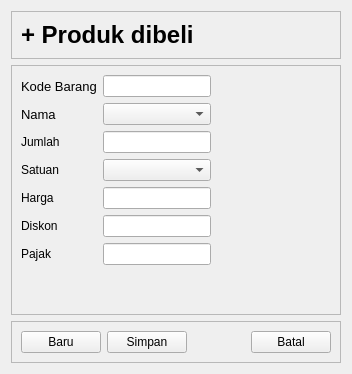
             <widget class="QWidget" name="st_Pembelian_OrderPembelian_TambahProduk">
              <layout class="QVBoxLayout" name="verticalLayout_19">
               <item>
                <widget class="QFrame" name="fr_Pembelian_OrderPembelian_TambahProduk_Judul">
                 <property name="sizePolicy">
                  <sizepolicy hsizetype="Preferred" vsizetype="Maximum">
                   <horstretch>0</horstretch>
                   <verstretch>0</verstretch>
                  </sizepolicy>
                 </property>
                 <property name="frameShape">
                  <enum>QFrame::StyledPanel</enum>
                 </property>
                 <property name="frameShadow">
                  <enum>QFrame::Raised</enum>
                 </property>
                 <layout class="QGridLayout" name="gridLayout_5">
                  <item row="0" column="0">
                   <widget class="QLabel" name="lb_Pembelian_OrderPembelian_TambahProduk_Judul">
                    <property name="sizePolicy">
                     <sizepolicy hsizetype="Preferred" vsizetype="Maximum">
                      <horstretch>0</horstretch>
                      <verstretch>0</verstretch>
                     </sizepolicy>
                    </property>
                    <property name="font">
                     <font>
                      <pointsize>18</pointsize>
                      <weight>75</weight>
                      <bold>true</bold>
                     </font>
                    </property>
                    <property name="text">
                     <string>+ Produk dibeli</string>
                    </property>
                   </widget>
                  </item>
                 </layout>
                </widget>
               </item>
               <item>
                <widget class="QFrame" name="fr_Pembelian_OrderPembelian_TambahProduk_Input">
                 <property name="frameShape">
                  <enum>QFrame::StyledPanel</enum>
                 </property>
                 <property name="frameShadow">
                  <enum>QFrame::Raised</enum>
                 </property>
                 <layout class="QGridLayout" name="gridLayout_6">
                  <item row="2" column="1">
                   <widget class="QLineEdit" name="le_Pembelian_OrderPembelian_TambahProduk_Input_Jumlah"/>
                  </item>
                  <item row="1" column="0">
                   <widget class="QLabel" name="lb_Pembelian_OrderPembelian_TambahProduk_Input_Nama">
                    <property name="font">
                     <font>
                      <pointsize>10</pointsize>
                     </font>
                    </property>
                    <property name="text">
                     <string>Nama</string>
                    </property>
                   </widget>
                  </item>
                  <item row="8" column="0">
                   <widget class="QLabel" name="lb_Pembelian_OrderPembelian_TambahProduk_Input_Diskon">
                    <property name="font">
                     <font>
                      <pointsize>9</pointsize>
                     </font>
                    </property>
                    <property name="text">
                     <string>Diskon</string>
                    </property>
                   </widget>
                  </item>
                  <item row="4" column="0">
                   <widget class="QLabel" name="lb_Pembelian_OrderPembelian_TambahProduk_Input_Harga">
                    <property name="font">
                     <font>
                      <pointsize>9</pointsize>
                     </font>
                    </property>
                    <property name="text">
                     <string>Harga</string>
                    </property>
                   </widget>
                  </item>
                  <item row="0" column="0">
                   <widget class="QLabel" name="lb_Pembelian_OrderPembelian_TambahProduk_Input_Kode">
                    <property name="font">
                     <font>
                      <pointsize>10</pointsize>
                     </font>
                    </property>
                    <property name="text">
                     <string>Kode Barang</string>
                    </property>
                   </widget>
                  </item>
                  <item row="2" column="0">
                   <widget class="QLabel" name="lb_Pembelian_OrderPembelian_TambahProduk_Input_Jumlah">
                    <property name="font">
                     <font>
                      <pointsize>9</pointsize>
                     </font>
                    </property>
                    <property name="text">
                     <string>Jumlah</string>
                    </property>
                   </widget>
                  </item>
                  <item row="9" column="0">
                   <widget class="QLabel" name="lb_Pembelian_OrderPembelian_TambahProduk_Input_Pajak">
                    <property name="font">
                     <font>
                      <pointsize>9</pointsize>
                     </font>
                    </property>
                    <property name="text">
                     <string>Pajak</string>
                    </property>
                   </widget>
                  </item>
                  <item row="3" column="0">
                   <widget class="QLabel" name="lb_Pembelian_OrderPembelian_TambahProduk_Input_Satuan">
                    <property name="font">
                     <font>
                      <pointsize>9</pointsize>
                     </font>
                    </property>
                    <property name="text">
                     <string>Satuan</string>
                    </property>
                   </widget>
                  </item>
                  <item row="10" column="0">
                   <spacer name="vs_Pembelian_OrderPembelian_TambahProduk_Input">
                    <property name="orientation">
                     <enum>Qt::Vertical</enum>
                    </property>
                    <property name="sizeHint" stdset="0">
                     <size>
                      <width>20</width>
                      <height>40</height>
                     </size>
                    </property>
                   </spacer>
                  </item>
                  <item row="0" column="4">
                   <spacer name="hs_Pembelian_OrderPembelian_TambahProduk_Input_right">
                    <property name="orientation">
                     <enum>Qt::Horizontal</enum>
                    </property>
                    <property name="sizeHint" stdset="0">
                     <size>
                      <width>40</width>
                      <height>20</height>
                     </size>
                    </property>
                   </spacer>
                  </item>
                  <item row="4" column="1">
                   <widget class="QLineEdit" name="le_Pembelian_OrderPembelian_TambahProduk_Input_Harga"/>
                  </item>
                  <item row="8" column="1">
                   <widget class="QLineEdit" name="le_Pembelian_OrderPembelian_TambahProduk_Input_Diskon"/>
                  </item>
                  <item row="9" column="1">
                   <widget class="QLineEdit" name="le_Pembelian_OrderPembelian_TambahProduk_Input_Pajak"/>
                  </item>
                  <item row="0" column="3">
                   <spacer name="hs_Pembelian_OrderPembelian_TambahProduk_Input_mid">
                    <property name="orientation">
                     <enum>Qt::Horizontal</enum>
                    </property>
                    <property name="sizeHint" stdset="0">
                     <size>
                      <width>40</width>
                      <height>20</height>
                     </size>
                    </property>
                   </spacer>
                  </item>
                  <item row="0" column="2">
                   <spacer name="hs_Pembelian_OrderPembelian_TambahProduk_Input_left">
                    <property name="orientation">
                     <enum>Qt::Horizontal</enum>
                    </property>
                    <property name="sizeHint" stdset="0">
                     <size>
                      <width>40</width>
                      <height>20</height>
                     </size>
                    </property>
                   </spacer>
                  </item>
                  <item row="3" column="1">
                   <widget class="QComboBox" name="cb_Pembelian_OrderPembelian_TambahProduk_Input_Satuan"/>
                  </item>
                  <item row="0" column="1">
                   <widget class="QLineEdit" name="le_Pembelian_OrderPembelian_TambahProduk_Input_Kode">
                    <property name="readOnly">
                     <bool>true</bool>
                    </property>
                   </widget>
                  </item>
                  <item row="1" column="1">
                   <widget class="QComboBox" name="cb_Pembelian_OrderPembelian_TambahProduk_Input_Nama"/>
                  </item>
                 </layout>
                </widget>
               </item>
               <item>
                <widget class="QFrame" name="fr_Pembelian_OrderPembelian_TambahProduk_Tombol">
                 <property name="sizePolicy">
                  <sizepolicy hsizetype="Preferred" vsizetype="Maximum">
                   <horstretch>0</horstretch>
                   <verstretch>0</verstretch>
                  </sizepolicy>
                 </property>
                 <property name="frameShape">
                  <enum>QFrame::StyledPanel</enum>
                 </property>
                 <property name="frameShadow">
                  <enum>QFrame::Raised</enum>
                 </property>
                 <layout class="QHBoxLayout" name="horizontalLayout_4">
                  <item>
                   <widget class="QPushButton" name="tb_Pembelian_OrderPembelian_TambahProduk_Baru">
                    <property name="text">
                     <string>Baru</string>
                    </property>
                   </widget>
                  </item>
                  <item>
                   <widget class="QPushButton" name="tb_Pembelian_OrderPembelian_TambahProduk_Simpan">
                    <property name="text">
                     <string>Simpan</string>
                    </property>
                   </widget>
                  </item>
                  <item>
                   <spacer name="hs_Pembelian_OrderPembelian_TambahProduk_Tombol">
                    <property name="orientation">
                     <enum>Qt::Horizontal</enum>
                    </property>
                    <property name="sizeHint" stdset="0">
                     <size>
                      <width>40</width>
                      <height>20</height>
                     </size>
                    </property>
                   </spacer>
                  </item>
                  <item>
                   <widget class="QPushButton" name="tb_Pembelian_OrderPembelian_TambahProduk_Batal">
                    <property name="text">
                     <string>Batal</string>
                    </property>
                   </widget>
                  </item>
                 </layout>
                </widget>
               </item>
              </layout>
             </widget>
